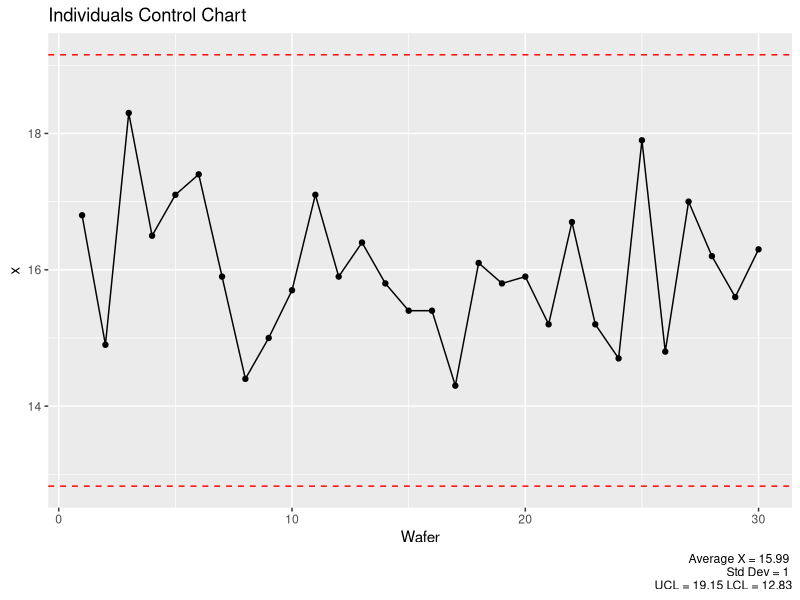
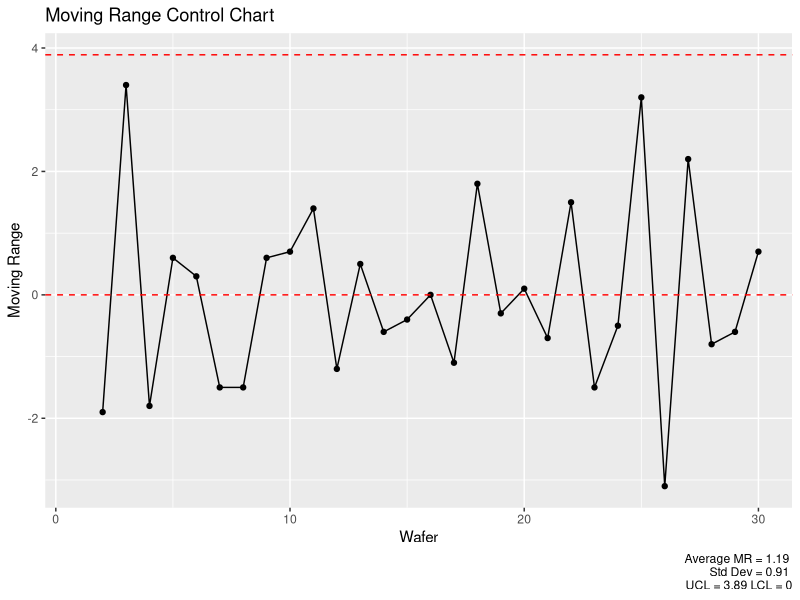

Source code (R) for these figures, in order:
library(ggplot2)

# Data
wafer <- 1:30
x <- c(16.8, 14.9, 18.3, 16.5, 17.1, 17.4, 15.9, 14.4, 15.0, 15.7, 
       17.1, 15.9, 16.4, 15.8, 15.4, 15.4, 14.3, 16.1, 15.8, 15.9, 
       15.2, 16.7, 15.2, 14.7, 17.9, 14.8, 17.0, 16.2, 15.6, 16.3)

# Create a data frame
data_frame <- data.frame(Wafer = wafer, x = x)

# Calculate moving ranges
moving_ranges <- c(NA, diff(data_frame$x))

# Calculate averages and standard deviation
avg <- mean(data_frame$x)
std_dev <- sd(data_frame$x)

avgmr <- mean(abs(moving_ranges[2:length(moving_ranges)]), na.rm = TRUE)
stddevmr <- sd(abs(moving_ranges[2:length(moving_ranges)]), na.rm = TRUE)

# Calculate UCL and LCL
A2 <- 2.704
d2 <- 1.128

ucl <- avg + 3 * (avgmr/d2)
lcl <- avg - 3 * (avgmr/d2)

d3 <- 0
d4 <- 3.27

uclmr <- d4 * avgmr
lclmr <- d3 * avgmr

# Create individuals control chart
ind_chart <- ggplot(data_frame, aes(x = Wafer, y = x)) +
  geom_line() + 
  geom_point() + 
  geom_hline(yintercept = c(ucl, lcl), linetype = "dashed", color = "red") + 
  labs(title = "Individuals Control Chart",
       x = "Wafer",
       y = "x",
       caption = paste("Average X =", round(avg, 2), "\n", "Std Dev =", round(std_dev, 2), "\n", "UCL =", round(ucl, 2), "LCL =", round(lcl, 2)))

print(ind_chart)

# Create moving range control chart
mr_chart <- ggplot(data_frame, aes(x = Wafer, y = moving_ranges)) + 
  geom_line() + 
  geom_point() + 
  geom_hline(yintercept = c(uclmr, lclmr), linetype = "dashed", color = "red") + 
  labs(title = "Moving Range Control Chart",
       x = "Wafer",
       y = "Moving Range",
       caption = paste("Average MR =", round(avgmr, 2), "\n", "Std Dev =", round(stddevmr, 2), "\n", "UCL =", round(uclmr, 2), "LCL =", round(lclmr, 2)))

print(mr_chart)



cat("Process Mean:", avg, "\n")
cat("Process Standard Deviation:", std_dev)
